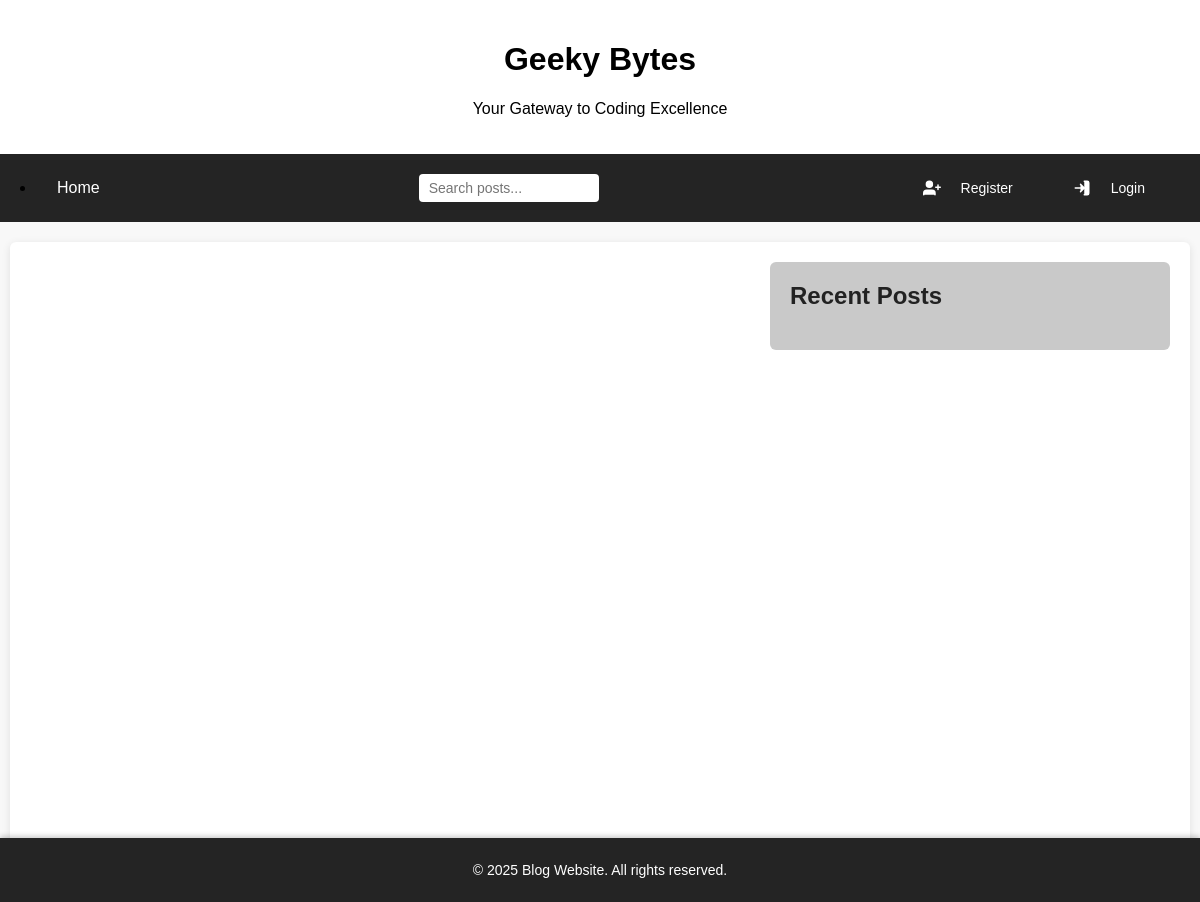
Before: / with the older database file.
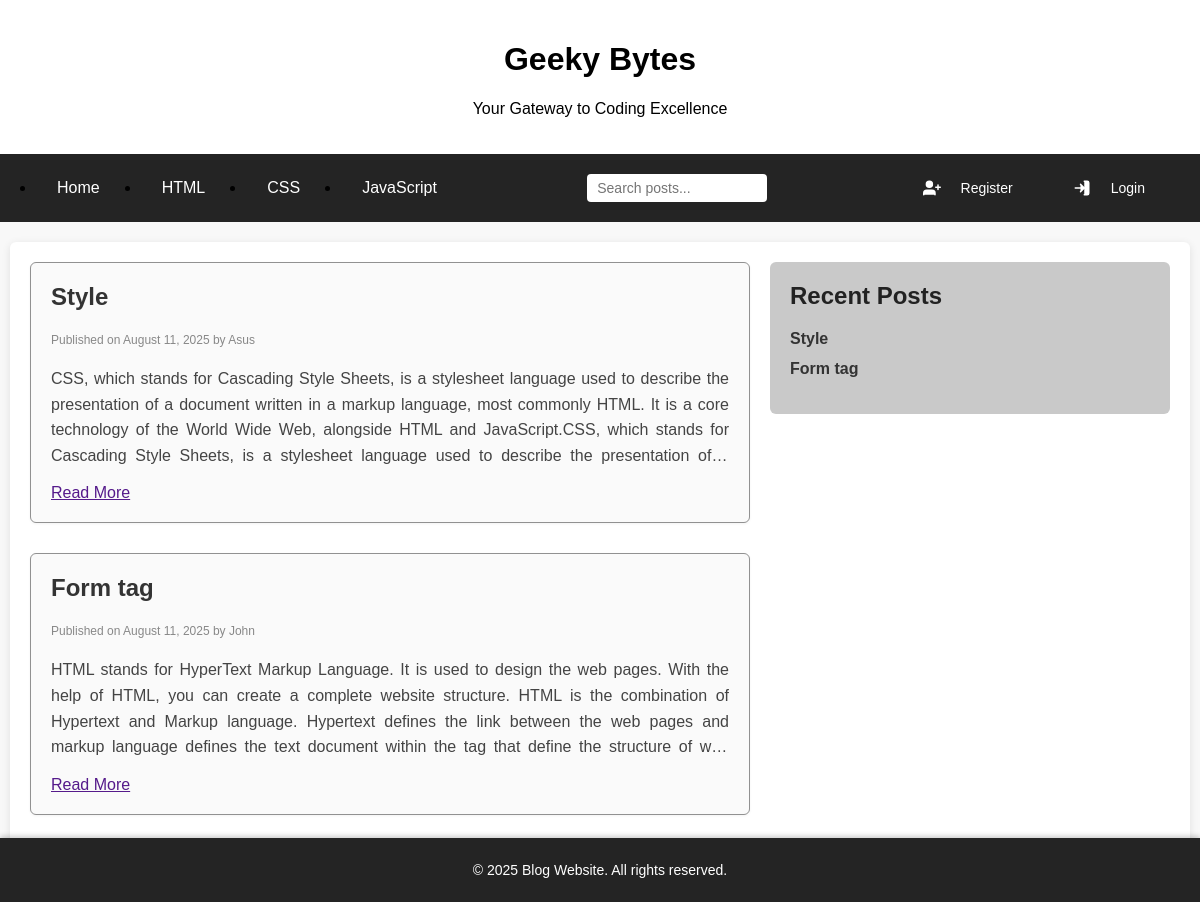
After: the same page with the newer database file.
### app/models.py (models this page shows, shortened)
class Category(models.Model):
    category_title=models.CharField(max_length=100)
    created_at=models.DateTimeField(auto_now_add=True)
    updated_at=models.DateTimeField(auto_now=True)
    def __str__(self):
        return self.category_title

class Blog(models.Model):
    STATUS_CHOICES = [
        ('draft', 'Draft'),
        ('published', 'Published'),
    ]
    category=models.ForeignKey(Category,on_delete=models.CASCADE)
    author=models.ForeignKey(User,on_delete=models.CASCADE)
    slug=models.SlugField(unique=True, blank=True)
    blog_title=models.CharField(max_length=100)
    blog_short_description=models.TextField(max_length=700)
    blog_description=models.TextField(max_length=2000)
    status = models.CharField(max_length=10, choices=STATUS_CHOICES, default='draft')
    created_at=models.DateTimeField(auto_now_add=True)
    updated_at=models.DateTimeField(auto_now=True)
    is_published=models.BooleanField(default=False)

### app/views.py (the view)
# urls.py: path('',views.home,name='home'),
def home(request):
    category=Category.objects.all()
    blog=Blog.objects.filter(is_published=True).order_by('-created_at')
    context={'category':category,'blog':blog}
    return render(request,'blog.html',context)

### template/blog.html (shortened to what this page needs)
<!DOCTYPE html>
<html lang="en">
<head>
</head>
<body>
  <header>
    <h1>Geeky Bytes</h1>
    <p>Your Gateway to Coding Excellence</p>
  </header>
  <nav>
    <div class="nav-links">
      <li><a href="{%url 'home' %}">Home</a></li>
      {%if category%}
        {%for i in category%}
        <li><a href="#">{{i}}</a></li>
        {%endfor%}
        {%endif%}
    </div>
    <div class="search-container">
      <input type="search" placeholder="Search posts..." aria-label="Search posts" />
    </div>
    <div class="auth-icons">
  {% if user.is_authenticated %}
    <span style="color: #fff; font-weight: 600; margin-right: 10px;">
      Hello, {{ user.username|capfirst }}
    </span>
    <a href="" style="color: #fff; font-weight: 600; padding: 6px 10px; background-color: #28a745; border-radius: 4px; text-decoration: none;">
    + Add Post
  </a>
    <form method="POST" action="{% url 'logout' %}" style="display: inline;">
      {% csrf_token %}
      <button type="submit" title="Logout" aria-label="Logout" style="background:none; border:none; color:#fff; cursor:pointer; display:flex; align-items:center; gap:5px; font-weight:600; font-size:14px; padding:6px 10px; border-radius:4px; transition:background-color 0.3s;">
        <svg xmlns="http://www.w3.org/2000/svg" viewBox="0 0 24 24" fill="none" stroke="currentColor"
          stroke-width="2" stroke-linecap="round" stroke-linejoin="round" class="feather feather-log-out" width="18" height="18">
          <path d="M9 21H5a2 2 0 0 1-2-2V5a2 2 0 0 1 2-2h4" />
          <polyline points="16 17 21 12 16 7" />
          <line x1="21" y1="12" x2="9" y2="12" />
        </svg>
        Logout
      </button>
    </form>
  {% else %}
    <button title="Register" aria-label="Register">
      <a href="{% url 'register' %}">Register</a>
    </button>
    <button title="Login" aria-label="Login">
      <a href="{% url 'login' %}">Login</a>
    </button>
  {% endif %}
</div>
  </nav>
  <div class="container">
    <main>
      {%if blog%}
      {%for i in blog%}
      <article>
        <h2>{{ i.blog_title|capfirst }}</h2>
        <p class="post-meta">
          Published on {{ i.created_at|date:"F d, Y" }} by {{ i.author.username|capfirst }}
        </p>
        <p class="content-preview">{{ i.blog_description }}{{ i.blog_description }}{{ i.blog_description }}</p>
        <a href="" class="read-more">Read More</a>
      </article>
      {%endfor%}
      {%endif%}
    </main>
    <aside>
      <h2>Recent Posts</h2>
      <ul>
        {%if blog%}
        {%for i in blog|slice:":5" %}
        <li><a href="#">{{i.blog_title|capfirst}}</a></li>
        {%endfor%}
        {%endif%}
      </ul>
    </aside>
  </div>
  <footer>
    <p>© 2025  Blog Website. All rights reserved.</p>
  </footer>
</body>
</html>

### template/blog.html (style rules this page uses)
body { font-family: Arial, sans-serif; margin: 0; padding: 0; background-color: #f8f8f8; }
header { background-color: #ffffff; color: #000000; text-align: center; padding: 20px 0; box-shadow: 0 2px 5px rgba(0, 0, 0, 0.1); }
nav { background-color: #242424; padding: 10px 20px; display: flex; align-items: center; justify-content: space-between; flex-wrap: wrap; }
nav .nav-links { display: flex; align-items: center; flex-wrap: wrap; }
nav a { color: #fff; text-decoration: none; padding: 10px 15px; margin-right: 10px; display: inline-block; font-weight: 500; transition: background-color 0.3s; border-radius: 4px; }
nav .search-container { position: relative; margin-right: 20px; }
nav input[type="search"] { padding: 6px 10px; border-radius: 4px; border: none; outline: none; font-size: 14px; width: 180px; transition: width 0.3s ease-in-out; }
nav .auth-icons { display: flex; align-items: center; gap: 15px; }
nav .auth-icons button { background: none; border: none; color: #fff; cursor: pointer; display: flex; align-items: center; gap: 5px; font-weight: 600; font-size: 14px; padding: 6px 10px; border-radius: 4px; transition: background-color 0.3s; }
nav .auth-icons svg { width: 18px; height: 18px; fill: #fff; }
.container { display: flex; justify-content: space-between; max-width: 95%; margin: 20px auto; padding: 20px; background-color: #fff; box-shadow: 0 2px 8px rgba(0, 0, 0, 0.1); border-radius: 6px; min-height: 600px; }
main { flex: 2; margin-right: 20px; }
article { margin-bottom: 30px; padding: 20px; border: 1px solid rgb(145, 145, 145); border-radius: 6px; background-color: #fafafa; box-shadow: 0 1px 3px rgba(0, 0, 0, 0.05); }
article h2 { margin-top: 0; color: #333; }
article p.post-meta { font-size: 12px; color: #888; margin-bottom: 15px; }
article p { text-align: justify; line-height: 1.6; color: #444; }
aside { flex: 1; background-color: #c9c9c9; padding: 20px; border-radius: 6px; height: fit-content; }
aside h2 { margin-top: 0; color: #222; }
aside ul { list-style-type: none; padding-left: 0; }
aside ul li { margin-bottom: 12px; }
aside ul li a { color: #333; text-decoration: none; font-weight: 600; }
footer { background-color: #242424; color: #fff; text-align: center; position: fixed; bottom: 0; width: 100%; padding: 10px 0; font-size: 14px; box-shadow: 0 -2px 5px rgba(0, 0, 0, 0.2); }
article .content-preview { display: -webkit-box; -webkit-line-clamp: 4; -webkit-box-orient: vertical; overflow: hidden; text-overflow: ellipsis; max-height: 6.4em; }

Changed rows visible on the page:
added Category: category_title "HTML"
added Category: category_title "CSS"
added Category: category_title "JavaScript"
added Blog: blog_title "Style", created_at "August 11, 2025", author.username "Asus", blog_description "CSS, which stands for Cascading Style Sheets, is a stylesheet language used to describe the presentation of a document written in a markup language, most commonly HTML. It is a core technology of the World Wide Web, alongside HTML and JavaScript.", blog_description "CSS, which stands for Cascading Style Sheets, is a stylesheet language used to describe the presentation of…"
added Blog: blog_title "Form tag", created_at "August 11, 2025", author.username "John", blog_description "HTML stands for HyperText Markup Language. It is used to design the web pages. With the help of HTML, you can create a complete website structure. HTML is the combination of Hypertext and Markup language. Hypertext defines the link between the web pages and markup language defines the text document within the tag that define the structure of…"
